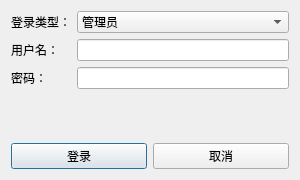
<?xml version="1.0" encoding="UTF-8"?>
<ui version="4.0">
 <class>LoginDialog</class>
 <widget class="QDialog" name="LoginDialog">
  <property name="geometry">
   <rect>
    <x>0</x>
    <y>0</y>
    <width>300</width>
    <height>180</height>
   </rect>
  </property>
  <property name="windowTitle">
   <string>登录</string>
  </property>
  <layout class="QVBoxLayout" name="verticalLayout">
   <item>
    <layout class="QFormLayout" name="formLayout">
     <item row="0" column="0">
      <widget class="QLabel" name="loginTypeLabel">
       <property name="text">
        <string>登录类型：</string>
       </property>
      </widget>
     </item>
     <item row="0" column="1">
      <widget class="QComboBox" name="loginTypeComboBox">
       <item>
        <property name="text">
         <string>管理员</string>
        </property>
       </item>
       <item>
        <property name="text">
         <string>用户</string>
        </property>
       </item>
      </widget>
     </item>
     <item row="1" column="0">
      <widget class="QLabel" name="usernameLabel">
       <property name="text">
        <string>用户名：</string>
       </property>
      </widget>
     </item>
     <item row="1" column="1">
      <widget class="QLineEdit" name="usernameLineEdit"/>
     </item>
     <item row="2" column="0">
      <widget class="QLabel" name="passwordLabel">
       <property name="text">
        <string>密码：</string>
       </property>
      </widget>
     </item>
     <item row="2" column="1">
      <widget class="QLineEdit" name="passwordLineEdit">
       <property name="echoMode">
        <enum>QLineEdit::EchoMode::Password</enum>
       </property>
      </widget>
     </item>
    </layout>
   </item>
   <item>
    <layout class="QHBoxLayout" name="buttonLayout">
     <item>
      <widget class="QPushButton" name="loginButton">
       <property name="text">
        <string>登录</string>
       </property>
      </widget>
     </item>
     <item>
      <widget class="QPushButton" name="cancelButton">
       <property name="text">
        <string>取消</string>
       </property>
      </widget>
     </item>
    </layout>
   </item>
  </layout>
 </widget>
 <resources/>
 <connections/>
</ui>
